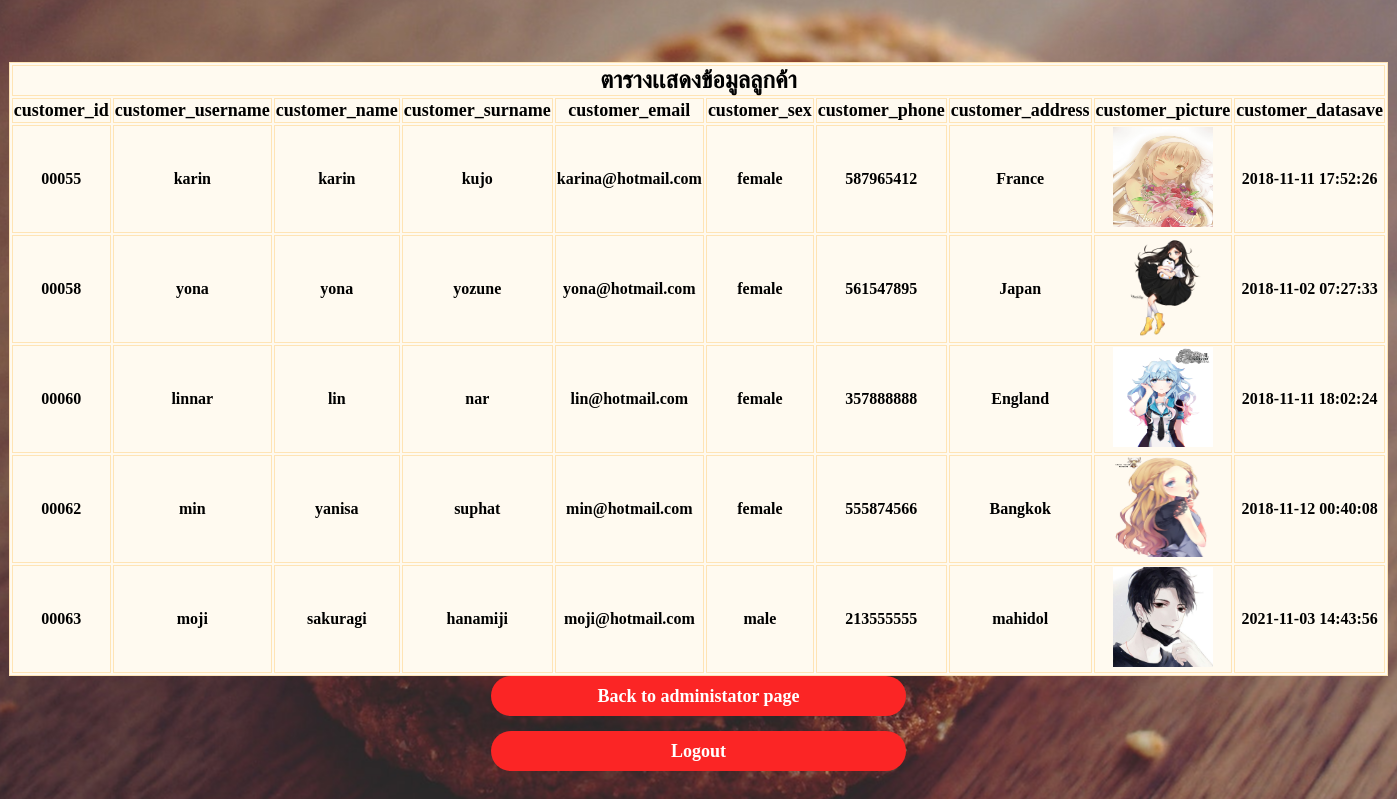
Page /showdatapageadmin_cus.php on the committed database.
### tables this page shows
CREATE TABLE `db_info` (
  `db_id` int(5) UNSIGNED ZEROFILL NOT NULL,
  `db_username` char(100) NOT NULL,
  `db_password` char(100) NOT NULL,
  `db_name` char(100) NOT NULL,
  `db_surname` char(100) NOT NULL,
  `db_email` char(100) NOT NULL,
  `db_sex` char(10) NOT NULL,
  `db_phone` int(10) NOT NULL,
  `db_address` text NOT NULL,
  `db_status` varchar(10) NOT NULL DEFAULT 'user',
  `db_datasave` timestamp NOT NULL DEFAULT current_timestamp() ON UPDATE current_timestamp(),
  `db_picture` varchar(150) NOT NULL
);

### showdatapageadmin_cus.php (the view, shortened to what this page needs)
<!doctype html>
<html>
<head>
	<link rel="stylesheet" type="text/css" href="styletable.css">
</head>
<body>
	<?PHP
	$link=mysqli_connect("localhost","root","123456","website")
    or die("Error connect to database");
	mysqli_set_charset($link,"utf8");
	$sql="SELECT * FROM db_info";
	$result=mysqli_query($link,$sql);
	if(!$result)
	{
		echo"mysqli_error($link)";
	}
	elseif(mysqli_num_rows($result)==0)
	{
		echo"No data";
	}
	else
	{
		echo"<br>";
		echo"<br>";
		echo"<br>";
		echo"<table width='900' bgcolor='#FFFAF0' border='1' bordercolor='#FFE4B5' align='center'>
		<tr><td colspan=10><center><font size='5px'>ตารางเเสดงข้อมูลลูกค้า</font></center></td></tr>";
		echo"<tr><td><center><font size='4px'>customer_id</font></center></td>
		         <td><center><font size='4px'>customer_username</font></center></td>
				 <td><center><font size='4px'>customer_name</font></center></td>
				 <td><center><font size='4px'>customer_surname</font></center></td>
				 <td><center><font size='4px'>customer_email</font></center></td>
				 <td><center><font size='4px'>customer_sex</font></center></td>
				 <td><center><font size='4px'>customer_phone</font></center></td>
				 <td><center><font size='4px'>customer_address</font></center></td>
				 <td><center><font size='4px'>customer_picture</font></center></td>
				 <td><center><font size='4px'>customer_datasave</font></center></td>
				 </tr>";
		while($data=mysqli_fetch_array($result))
		{
			echo"<tr>";
			echo"<td><center><font size='3px'>{$data['db_id']}</font></center></td>";
			echo"<td><center><font size='3px'>{$data['db_username']}</font></center></td>";
			echo"<td><center><font size='3px'>{$data['db_name']}</font></center></td>";
			echo"<td><center><font size='3px'>{$data['db_surname']}</font></center></td>";
			echo"<td><center><font size='3px'>{$data['db_email']}</font></center></td>";
			echo"<td><center><font size='3px'>{$data['db_sex']}</font></center></td>";
			echo"<td><center><font size='3px'>{$data['db_phone']}</font></center></td>";
			echo"<td><center><font size='3px'>{$data['db_address']}</font></center></td>";
			$picture=$data['db_picture'];
			echo"<td><center><img src='db_cuspicture/$picture' width=100 height=100></center></td>";
			echo"<td><center><font size='3px'>{$data['db_datasave']}</font></center></td>";
			echo"</tr>";
		}
		echo"</table>";
	}
?>
<div class="button">
  <form>
	  <center><input name="back to administator page" type="submit" formaction="mainpage_adminnew.php"  value="Back to administator page" id="back to administator page"></center>
	 <center>
	   <input name="logout" type="submit"  formaction="logout.php" formmethod="POST" value="Logout">
	 </center>
  </form>
</div>
</body>
</html>

### styletable.css (style rules this page uses)
body { background: url("showdataa.jpg"); background-attachment: fixed; background-repeat: no-repeat; background-position: center; font-family: "Nithan"; font-weight: bold; }
.button input { width: 30%; margin-bottom: 15px; font-weight: bold; font-family: "Nithan"; display: block; }
.button input[type="submit"] { border:none; outline: none; height: 40px; background: #fb2525; color: #fff; font-size: 18px; border-radius: 20px; }

### rows in the picture
db_info: db_id "00055", db_username "karin", db_name "karin", db_surname "kujo", db_email "karina@hotmail.com", db_sex "female", db_phone "587965412", db_address "France", db_picture (picture), db_datasave "2018-11-11 17:52:26"
db_info: db_id "00058", db_username "yona", db_name "yona", db_surname "yozune", db_email "yona@hotmail.com", db_sex "female", db_phone "561547895", db_address "Japan", db_picture (picture), db_datasave "2018-11-02 07:27:33"
db_info: db_id "00060", db_username "linnar", db_name "lin", db_surname "nar", db_email "lin@hotmail.com", db_sex "female", db_phone "357888888", db_address "England", db_picture (picture), db_datasave "2018-11-11 18:02:24"
db_info: db_id "00062", db_username "min", db_name "yanisa", db_surname "suphat", db_email "min@hotmail.com", db_sex "female", db_phone "555874566", db_address "Bangkok", db_picture (picture), db_datasave "2018-11-12 00:40:08"
db_info: db_id "00063", db_username "moji", db_name "sakuragi", db_surname "hanamiji", db_email "moji@hotmail.com", db_sex "male", db_phone "213555555", db_address "mahidol", db_picture (picture), db_datasave "2021-11-03 14:43:56"
